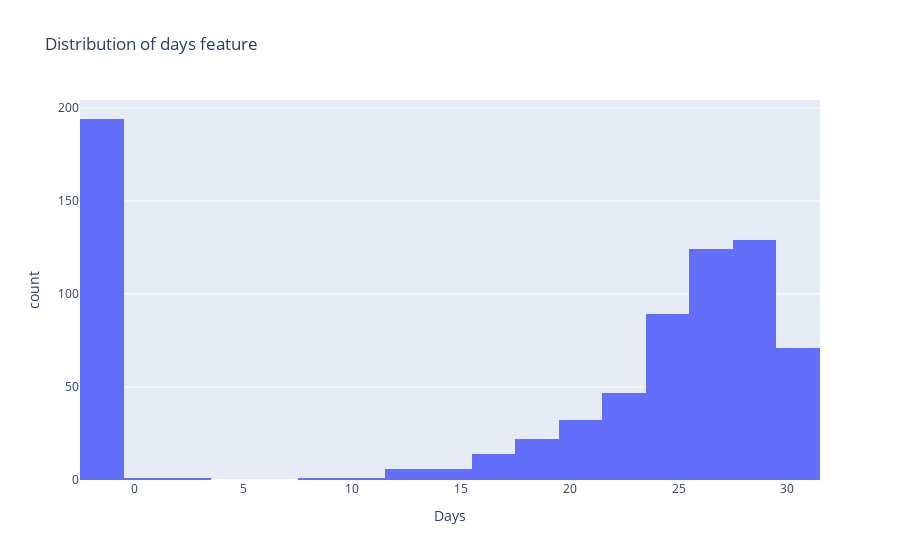

Notebook source saved alongside this figure:
### Markdown cell above
As expected Jan, Feb, Sep, Oct, Nov, and Dec have 61 occurrences and the rest 62.

<br/><br/>

Next let's explore **days** `Days` itself, which is the number of days that the measurement equipment worked.

### Code cell
# sns.displot(co2['Days']);
# plt.title("Distribution of days feature"); # suppresses unneeded plotting output
px.histogram(co2, 'Days', title="Distribution of days feature")

### Figure 1 — Plotly figure (JSON) as saved in the notebook; plotly's stock layout.template omitted (floating-point values rounded to 4 significant figures; data arrays with more than 128 entries replaced by an {"elided": "..."} marker saying what was removed)
{"data": [{"alignmentgroup": "True", "bingroup": "x", "hovertemplate": "Days=%{x}<br>count=%{y}<extra></extra>", "legendgroup": "", "marker": {"color": "#636efa", "pattern": {"shape": ""}}, "name": "", "offsetgroup": "", "orientation": "v", "showlegend": false, "type": "histogram", "x": {"elided": "738 int values"}, "xaxis": "x", "yaxis": "y"}], "layout": {"barmode": "relative", "legend": {"tracegroupgap": 0}, "title": {"text": "Distribution of days feature"}, "xaxis": {"anchor": "y", "domain": [0, 1], "title": {"text": "Days"}}, "yaxis": {"anchor": "x", "domain": [0, 1], "title": {"text": "count"}}}}
